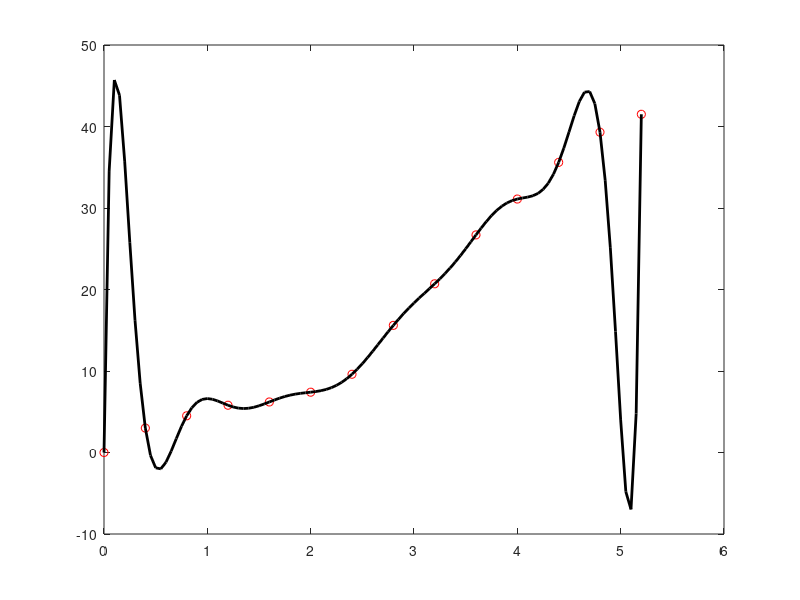

Write MATLAB code to recreate this figure.
clear all

x = 0:0.4:5.2;
y = [0 3 4.5 5.8 6.2 7.4 9.6 15.6 20.7 26.7 31.1 35.6 39.3 41.5];

%x = 0:3;
%y = [-5 -6 -1 16];
V = vander(x);
c = V\y'

epsilon = 0:0.05:5.2;
interpolation= polyval (c,epsilon);
plot(x,y, 'ro' ,epsilon,interpolation, 'k', 'linewidth',2)